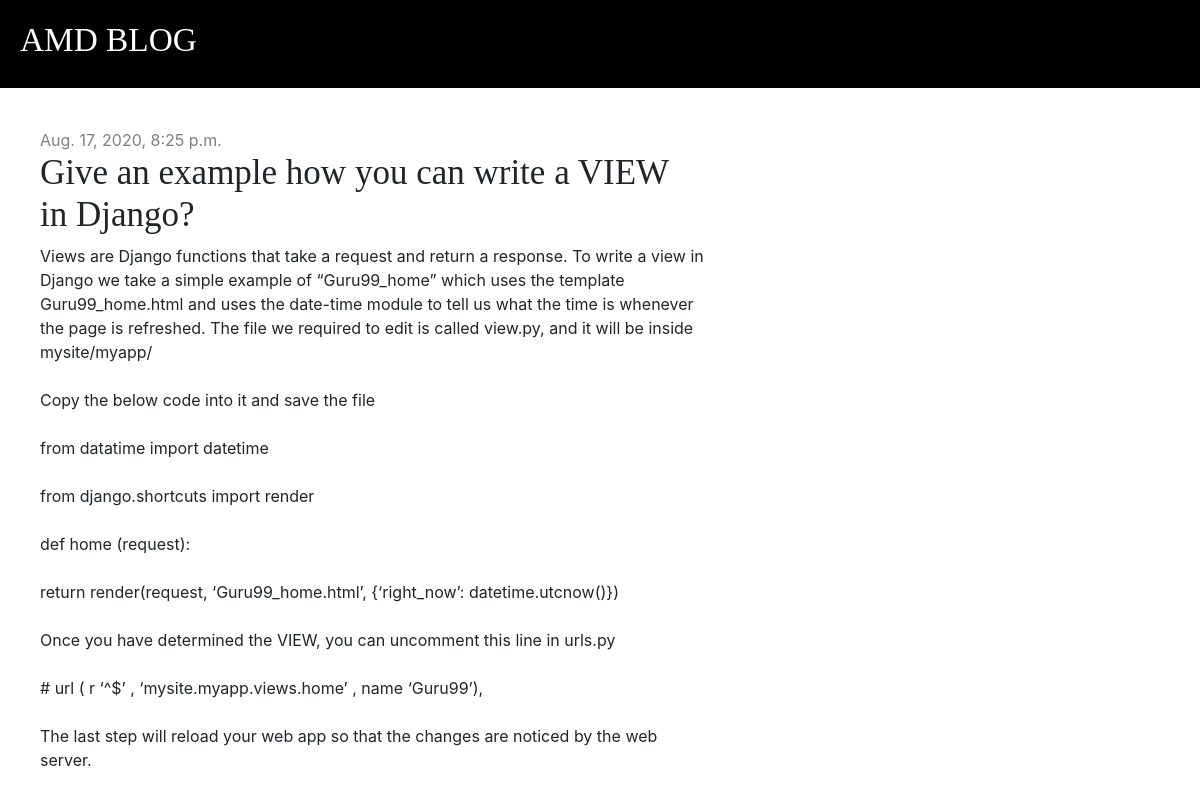
The page /post/10/ on the database its author committed.
### blog/models.py (models this page shows, shortened)
class Post(models.Model):
    author = models.ForeignKey('auth.User', on_delete=models.CASCADE)
    title = models.CharField(max_length=200)
    text = models.TextField()
    created_date = models.DateTimeField(default=timezone.now)
    published_date = models.DateTimeField(blank=True, null=True)

### blog/views.py (the view)
# urls.py: path('post/<int:pk>/', views.post_detail, name='post_detail'),
def post_detail(request, pk):
    post = get_object_or_404(Post, pk=pk)
    stuff_for_frontend = {'post': post}
    return render(request, 'blog/post_detail.html', stuff_for_frontend)

### blog/templates/blog/post_detail.html (shortened to what this page needs)
{% extends "blog/base.html" %}
{% block content %}
    <div class="post">
        {% if post.published_date %}
            <div class="date">
                {{ post.published_date }}
            </div>
        {% else %}
        <a href="{% url 'post_publish' pk=post.pk %}" class="btn btn-primary">Publish</a>
        {% endif %}
            <h1>{{ post.title }}</h1>
            <p>{{ post.text|linebreaksbr }}</p>
    </div>
{% endblock content %}

### blog/static/css/blog.css (style rules this page uses)
h1, h2, h3, h4 { font-family: 'Tinos', serif; font-size: 35px; }
.date { color: grey; }
.post { margin-bottom: 70px; }

### rows shown on the page
Post: published_date "Aug. 17, 2020, 8:25 p.m.", title "Give an example how you can write a VIEW in Django?", text "Views are Django functions that take a request and return a response. To write a view in Django we take a simple example of “Guru99_home” which uses the template Guru99_home.html and uses the date-time module to tell us what the time is whenever the page is refreshed. The file we required to edit is called view.py, and it will be inside mysite/myapp/ Copy the below code into it and save the file from datatime import datetime from django.shortcuts import render def home (request): return render(request, ‘Guru99_home.html’, {‘right_now’: datetime.utcnow()}) Once you have determined the VIEW, you can uncomment this line in urls.py # url ( r ‘^$’ , ‘mysite.myapp.views.home’ , name ‘Guru99’),…"
